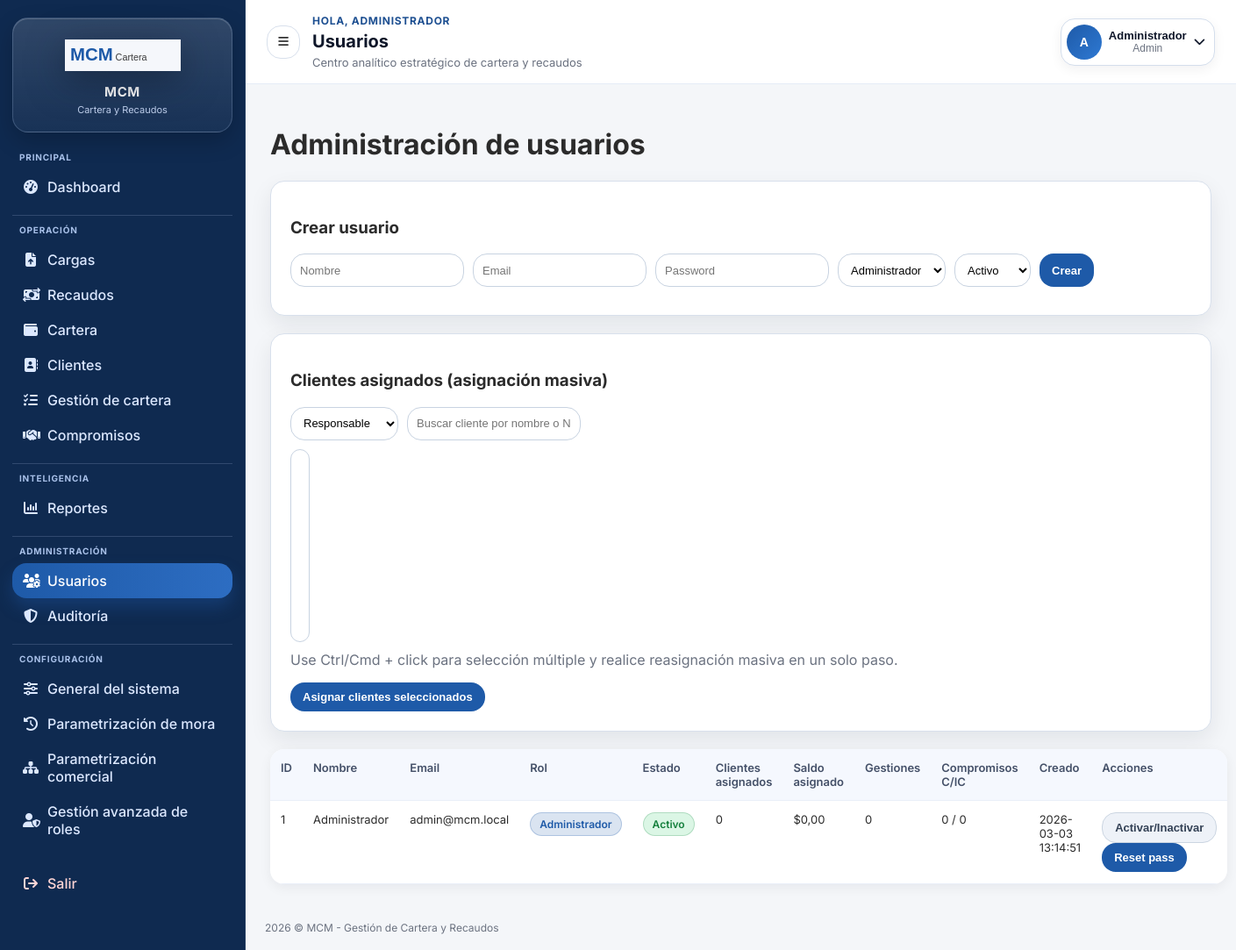
The app's page /admin/usuarios.php (signed in) with its own data.
### tables this page shows
CREATE TABLE IF NOT EXISTS usuarios (
    id BIGINT AUTO_INCREMENT PRIMARY KEY,
    nombre VARCHAR(120) NOT NULL,
    email VARCHAR(120) NOT NULL UNIQUE,
    password_hash VARCHAR(255) NOT NULL,
    rol ENUM('admin', 'analista', 'visualizador') NOT NULL DEFAULT 'visualizador',
    estado ENUM('activo', 'inactivo') NOT NULL DEFAULT 'activo',
    created_at DATETIME NOT NULL DEFAULT CURRENT_TIMESTAMP,
    updated_at DATETIME NOT NULL DEFAULT CURRENT_TIMESTAMP ON UPDATE CURRENT_TIMESTAMP
);

### public/admin/usuarios.php (called while the page is built)
<?php
require_once __DIR__ . '/../modules/admin/usuarios.php';

### app/config/app.php (called while the page is built, shortened)
<?php
if (!function_exists('app_base_url')) {
    function app_base_url(): string
    {
        return APP_BASE_URL;
    }
}
if (!function_exists('app_starts_with')) {
    function app_starts_with(string $haystack, string $needle): bool
    {
        return $needle === '' || strncmp($haystack, $needle, strlen($needle)) === 0;
    }
}
if (!function_exists('app_url')) {
    function app_url(string $path = ''): string
    {
        $base = app_base_url();
        $cleanPath = ltrim($path, '/');
        return $base === '' ? '/' . $cleanPath : $base . '/' . $cleanPath;
    }
}
if (!function_exists('app_request_path')) {
    function app_request_path(): string
    {
        $uriPath = (string)(parse_url($_SERVER['REQUEST_URI'] ?? '', PHP_URL_PATH) ?? '/');
        $base = app_base_url();
        if ($base !== '' && app_starts_with($uriPath, $base)) {
            $uriPath = substr($uriPath, strlen($base));
        }
        $uriPath = '/' . ltrim($uriPath, '/');
        return $uriPath;
    }
}
if (!function_exists('app_route_is')) {
    function app_route_is(array $paths): bool
    {
        $current = app_request_path();
        foreach ($paths as $path) {
            $normalized = '/' . ltrim($path, '/');
            if ($current === $normalized) {
                return true;
            }
            $prefix = rtrim($normalized, '/') . '/';
        }
        return false;
    }
}

### app/services/SystemSettingsService.php (called while the page is built, shortened)
<?php
require_once __DIR__ . '/../config/app.php';
function system_setting_get(PDO $pdo, string $key, ?string $default = null): ?string
{
    $stmt = $pdo->prepare('SELECT setting_value FROM system_settings WHERE setting_key = ? LIMIT 1');
    $stmt->execute([$key]);
    $value = $stmt->fetchColumn();
    if ($value === false || $value === null || trim((string)$value) === '') {
        return $default;
    }
    return (string)$value;
}
function system_logo_default_path(): string
{
    return 'assets/img/logo-mcm.svg';
}
function system_logo_public_path(?string $relativePath): ?string
{
    if (!is_string($relativePath) || trim($relativePath) === '') {
        return null;
    }
    $normalized = ltrim(str_replace('\\', '/', $relativePath), '/');
    return $normalized;
}
function system_logo_url(?PDO $pdo = null): string
{
    $customPath = null;
    if ($pdo instanceof PDO) {
        try {
            $customPath = system_setting_get($pdo, 'institutional_logo_path');
        } catch (Throwable $exception) {
            $customPath = null;
        }
    } else {
        try {
            require __DIR__ . '/../config/db.php';
            if (isset($pdo) && $pdo instanceof PDO) {
                $customPath = system_setting_get($pdo, 'institutional_logo_path');
            }
        } catch (Throwable $exception) {
            $customPath = null;
        }
    }
    $resolvedCustomPath = system_logo_public_path($customPath);
    $cached = app_url($resolvedCustomPath ?? system_logo_default_path());
    return $cached;
}

### app/config/db.php (called while the page is built, shortened)
<?php
$user = getenv('DB_USER') ?: 'mcmuser';

### app/config/auth.php (called while the page is built, shortened)
<?php
function current_user(): ?array
{
    return $_SESSION['user'] ?? null;
}

### public/modules/admin/usuarios.php (the view, shortened to what this page needs)
<?php
require_once __DIR__ . '/../../../app/config/db.php';
require_once __DIR__ . '/../../../app/views/layout.php';
$users = $pdo->query('SELECT id, nombre, email, rol, estado, created_at FROM usuarios ORDER BY nombre ASC')->fetchAll();
$assignmentStatsStmt = $pdo->query(
    'SELECT u.id,
            COUNT(DISTINCT c.id) AS clientes_asignados,
            COALESCE(SUM(d.saldo_pendiente), 0) AS saldo_total_asignado,
            COUNT(DISTINCT g.id) AS gestiones_realizadas,
            SUM(CASE WHEN g.compromiso_pago IS NOT NULL AND g.compromiso_pago >= CURDATE() THEN 1 ELSE 0 END) AS compromisos_cumplidos,
            SUM(CASE WHEN g.compromiso_pago IS NOT NULL AND g.compromiso_pago < CURDATE() AND d.saldo_pendiente > 0 THEN 1 ELSE 0 END) AS compromisos_incumplidos
     FROM usuarios u
     LEFT JOIN clientes c ON c.responsable_usuario_id = u.id
     LEFT JOIN cartera_documentos d ON d.cliente_id = c.id AND d.estado_documento = "activo"
     LEFT JOIN bitacora_gestion g ON g.id_documento = d.id AND g.usuario_id = u.id
     GROUP BY u.id'
);
$assignmentStats = [];
foreach ($assignmentStatsStmt->fetchAll(PDO::FETCH_ASSOC) as $stat) {
    $assignmentStats[(int)$stat['id']] = $stat;
}
ob_start(); ?>
<h1>Administración de usuarios</h1>
<div class="card"><h3>Crear usuario</h3>
<form method="post"><div class="row"><input name="nombre" placeholder="Nombre" required><input type="email" name="email" placeholder="Email" required><input name="password" type="password" placeholder="Password" required><select name="rol"><option value="admin">Administrador</option></select><select name="estado"><option value="activo">Activo</option></select><button class="btn">Crear</button></div></form>
</div>
<div class="card">
  <h3>Clientes asignados (asignación masiva)</h3>
  <form method="post">
    <div class="row">
      <select name="usuario_id" required>
        <option value="">Responsable</option>
      </select>
      <input type="text" id="clientFilter" placeholder="Buscar cliente por nombre o NIT">
    </div>
    <div class="row" style="margin-top:8px;">
      <select name="cliente_ids[]" id="clientAssignSelect" multiple size="12" style="min-height:220px" required>
      </select>
    </div>
    <p class="muted">Use Ctrl/Cmd + click para selección múltiple y realice reasignación masiva en un solo paso.</p>
    <button class="btn">Asignar clientes seleccionados</button>
  </form>
</div>
<table class="table"><tr><th>ID</th><th>Nombre</th><th>Email</th><th>Rol</th><th>Estado</th><th>Clientes asignados</th><th>Saldo asignado</th><th>Gestiones</th><th>Compromisos C/IC</th><th>Creado</th><th>Acciones</th></tr><?php foreach($users as $u): $stats = $assignmentStats[(int)$u['id']] ?? ['clientes_asignados' => 0, 'saldo_total_asignado' => 0, 'gestiones_realizadas' => 0, 'compromisos_cumplidos' => 0, 'compromisos_incumplidos' => 0]; ?><tr><td><?= (int)$u['id'] ?></td><td><?= htmlspecialchars($u['nombre']) ?></td><td><?= htmlspecialchars($u['email']) ?></td><td><?php if ($u['rol']==='admin') { echo ui_badge('Administrador', 'info'); } elseif ($u['rol']==='analista') { echo ui_badge('Analista', 'default'); } else { echo ui_badge('Visualizador', 'warning'); } ?></td><td><?= $u['estado']==='activo' ? ui_badge('Activo', 'success') : ui_badge('Inactivo', 'danger') ?></td><td><?= (int)$stats['clientes_asignados'] ?></td><td>$<?= number_format((float)$stats['saldo_total_asignado'], 2, ',', '.') ?></td><td><?= (int)$stats['gestiones_realizadas'] ?></td><td><?= (int)$stats['compromisos_cumplidos'] ?> / <?= (int)$stats['compromisos_incumplidos'] ?></td><td><?= htmlspecialchars($u['created_at']) ?></td><td><form style="display:inline" method="post"><input type="hidden" name="action" value="toggle"><input type="hidden" name="id" value="<?= (int)$u['id'] ?>"><input type="hidden" name="estado" value="<?= $u['estado']==='activo'?'inactivo':'activo' ?>"><button class="btn btn-muted">Activar/Inactivar</button></form> <form style="display:inline" method="post"><input type="hidden" name="action" value="reset"><input type="hidden" name="id" value="<?= (int)$u['id'] ?>"><button class="btn">Reset pass</button></form></td></tr><?php endforeach; ?></table>
<?php
$content = ob_get_clean();
render_layout('Usuarios', $content);

### app/views/layout.php (shortened to what this page needs)
<?php
require_once __DIR__ . '/../config/auth.php';
require_once __DIR__ . '/../config/app.php';
require_once __DIR__ . '/../services/SystemSettingsService.php';
function ui_badge(string $text, string $variant = 'default'): string
{
    $allowed = ['default', 'success', 'warning', 'danger', 'info'];
    return '<span class="badge badge-' . $variant . '">' . htmlspecialchars($text) . '</span>';
}
function render_layout(string $title, string $content): void
{
    $user = current_user();
    $role = $user['rol'] ?? 'visualizador';
    $menuBySection = [];
    foreach ($menu as $item) {
        $section = $item['section'] ?? 'General';
        $menuBySection[$section][] = $item;
    }
    ?>
    <!doctype html>
    <html lang="es">
    <head>
      <?php $logoUrl = system_logo_url(); ?>
      <link rel="stylesheet" href="https://cdnjs.cloudflare.com/ajax/libs/font-awesome/6.5.2/css/all.min.css">
      <link rel="stylesheet" href="<?= htmlspecialchars(app_url('assets/css/app.css')) ?>">
    </head>
    <body>
      <aside class="app-sidebar" id="appSidebar">
        <div class="sidebar-brand">
          <img src="<?= htmlspecialchars($logoUrl) ?>" alt="MCM" class="sidebar-logo">
          <div class="sidebar-brand-text">
            <div class="sidebar-brand-title">MCM</div>
            <div class="sidebar-brand-subtitle">Cartera y Recaudos</div>
          </div>
        </div>
        <nav class="sidebar-nav">
          <?php foreach ($menuBySection as $sectionName => $items): ?>
            <div class="sidebar-section">
              <p class="sidebar-section-label"><?= htmlspecialchars($sectionName) ?></p>
              <?php foreach ($items as $item): ?>
                <?php $active = app_route_is($item['match']); ?>
                <a class="sidebar-link <?= $active ? 'active' : '' ?>" href="<?= htmlspecialchars(app_url($item['url'])) ?>">
                  <i class="<?= htmlspecialchars($item['icon']) ?>"></i>
                  <span><?= htmlspecialchars($item['label']) ?></span>
                </a>
              <?php endforeach; ?>
            </div>
          <?php endforeach; ?>
          <a class="sidebar-link logout-link" href="<?= htmlspecialchars(app_url('logout.php')) ?>">
            <i class="fa-solid fa-arrow-right-from-bracket"></i>
            <span>Salir</span>
          </a>
        </nav>
      </aside>
      <div class="app-main">
        <header class="app-topbar">
          <button class="icon-button" id="sidebarToggle" type="button" aria-label="Abrir menú">
            <i class="fa-solid fa-bars"></i>
          </button>
          <div class="topbar-title-wrap">
            <p class="topbar-greeting">Hola, <?= htmlspecialchars((string)($user['nombre'] ?? 'equipo')) ?></p>
            <h1 class="topbar-title"><?= htmlspecialchars($title) ?></h1>
            <p class="topbar-subtitle">Centro analítico estratégico de cartera y recaudos</p>
          </div>
          <div class="topbar-user" id="topbarUserMenu">
            <button class="user-menu-trigger" id="userMenuToggle" type="button" aria-label="Abrir menú de usuario" aria-expanded="false">
              <div class="avatar">
                <?= strtoupper(substr((string)($user['nombre'] ?? 'U'), 0, 1)) ?>
              </div>
              <div class="user-meta">
                <strong><?= htmlspecialchars((string)($user['nombre'] ?? 'Usuario')) ?></strong>
                <span><?= htmlspecialchars(ucfirst((string)$role)) ?></span>
              </div>
              <i class="fa-solid fa-chevron-down"></i>
            </button>
          </div>
        </header>
        <main class="app-content">
          <?= $content ?>
        </main>
        <footer class="app-footer">
          <span><?= date('Y') ?> &copy; MCM - Gestión de Cartera y Recaudos</span>
        </footer>
      </div>
    </body>
    </html>
    <?php
}

### records on screen
usuarios: nombre "ADMINISTRADOR", nombre "A", nombre "Administrador", rol "Admin", id "1", email "admin@mcm.local", text "Administrador Activo", clientes_asignados "0", saldo_total_asignado "0,00", gestiones_realizadas "0", compromisos_cumplidos "0", compromisos_incumplidos "0", created_at "2026-03-03 13:14:51"

### other values on screen
$sectionName "PRINCIPAL"
$item['label'] "Dashboard"
$sectionName "OPERACIÓN"
$item['label'] "Cargas"
$item['label'] "Recaudos"
$item['label'] "Cartera"
$item['label'] "Clientes"
$item['label'] "Gestión de cartera"
$item['label'] "Compromisos"
$sectionName "INTELIGENCIA"
$item['label'] "Reportes"
$sectionName "ADMINISTRACIÓN"
$item['label'] "Usuarios"
$item['label'] "Auditoría"
$sectionName "CONFIGURACIÓN"
